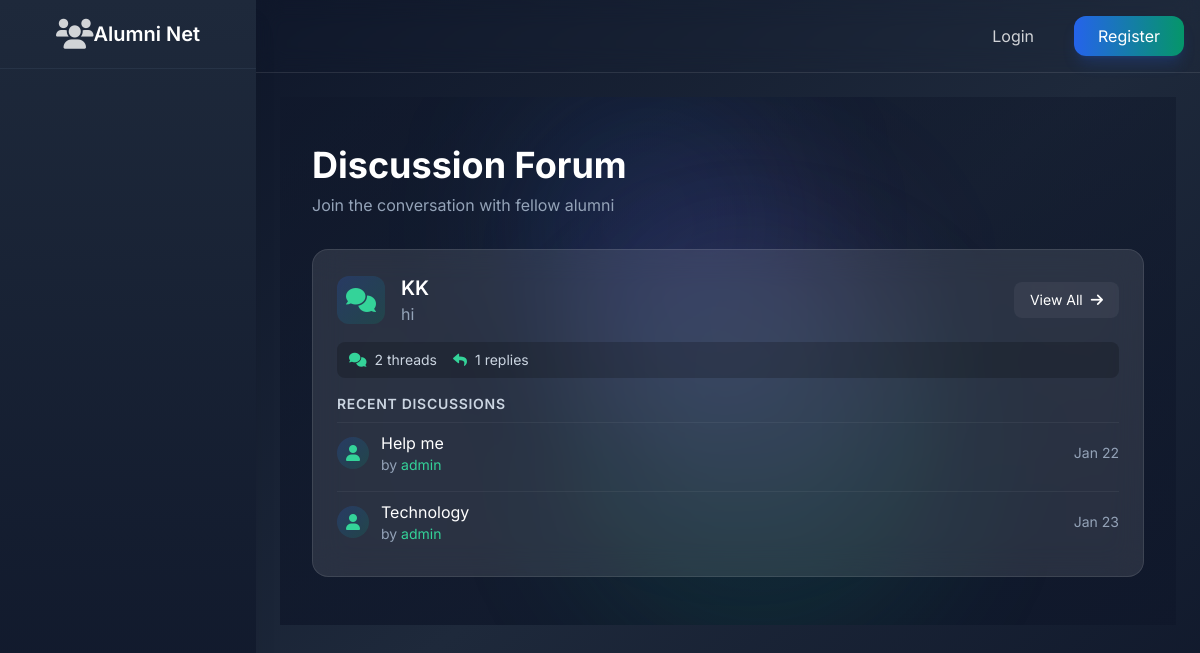
The app's page /forum/ with its own data.
### forum/models.py (models this page shows, shortened)
class Category(models.Model):
    name = models.CharField(max_length=100)
    description = models.TextField()
    created_at = models.DateTimeField(auto_now_add=True)
    class Meta:
        verbose_name_plural = "Categories"

class Thread(models.Model):
    title = models.CharField(max_length=200)
    content = models.TextField()
    category = models.ForeignKey(Category, on_delete=models.CASCADE, related_name='threads')
    author = models.ForeignKey(settings.AUTH_USER_MODEL, on_delete=models.CASCADE)
    created_at = models.DateTimeField(auto_now_add=True)
    updated_at = models.DateTimeField(auto_now=True)
    is_pinned = models.BooleanField(default=False)
    is_locked = models.BooleanField(default=False)
    views = models.PositiveIntegerField(default=0)

### users/models.py (models this page shows, shortened)
class User(AbstractUser):
    USER_TYPES = (
        ('admin', 'Admin'),
        ('alumni', 'Alumni'),
        ('student', 'Student'),
    )
    INDUSTRY_CHOICES = (
        ('it', 'Information Technology'),
        ('finance', 'Finance'),
        ('healthcare', 'Healthcare'),
        ('education', 'Education'),
        ('manufacturing', 'Manufacturing'),
        ('retail', 'Retail'),
        ('consulting', 'Consulting'),
        ('marketing', 'Marketing'),
        ('other', 'Other')
    )
    AVAILABILITY_CHOICES = (
        ('available', 'Available for Mentorship'),
        ('limited', 'Limited Availability'),
        ('unavailable', 'Not Available'),
    )
    user_type = models.CharField(max_length=10, choices=USER_TYPES, default='student')
    profile_picture = models.ImageField(upload_to='profile_pics/', null=True, blank=True)
    bio = models.TextField(max_length=500, blank=True)
    graduation_year = models.IntegerField(null=True, blank=True)
    current_job_title = models.CharField(max_length=100, blank=True)
    current_company = models.CharField(max_length=100, blank=True)
    industry = models.CharField(max_length=20, choices=INDUSTRY_CHOICES, blank=True)
    years_of_experience = models.PositiveIntegerField(default=0)
    skills = models.TextField(help_text="Enter skills separated by commas", blank=True)
    achievements = models.TextField(blank=True)
    certifications = models.TextField(help_text="Enter certifications separated by commas", blank=True)
    linkedin_profile = models.URLField(max_length=200, blank=True)
    portfolio_link = models.URLField(max_length=200, blank=True)
    mentorship_availability = models.CharField(
        max_length=20,
        choices=AVAILABILITY_CHOICES,
        blank=True
    )
    email_verified = models.BooleanField(default=False)

### forum/views.py (the view)
# urls.py: path('', views.category_list, name='category_list'),
def category_list(request):
    categories = Category.objects.annotate(
        thread_count=Count('threads'),
        reply_count=Count('threads__replies')
    )
    return render(request, 'forum/category_list.html', {'categories': categories})

### messaging/context_processors.py (called while the page is built, shortened)
def unread_message_count(request):
    return {'unread_message_count': 0}

### notifications/context_processors.py (called while the page is built)
def notification_count(request):
    if request.user.is_authenticated:
        unread_count = request.user.notifications.filter(read=False).count()
        return {'unread_notification_count': unread_count}
    return {'unread_notification_count': 0}

### forum/templates/forum/category_list.html (shortened to what this page needs)
{% extends 'base.html' %}
{% block content %}
<div class="relative">
    <div class="absolute inset-0 bg-grid-slate-800/[0.1] bg-[size:60px_60px]"></div>
    <div class="absolute inset-0 bg-gradient-to-b from-slate-900/50 to-slate-900/80"></div>
    <div class="absolute inset-0 overflow-hidden">
        <div class="absolute -top-4 left-1/4 w-72 h-72 bg-blue-500/10 rounded-full blur-3xl"></div>
        <div class="absolute top-1/3 right-1/4 w-96 h-96 bg-emerald-500/10 rounded-full blur-3xl"></div>
        <div class="absolute bottom-1/4 left-1/3 w-80 h-80 bg-purple-500/10 rounded-full blur-3xl"></div>
    </div>
    <div class="relative max-w-7xl mx-auto px-4 sm:px-6 lg:px-8 py-8 md:py-12">
        <div class="flex flex-col md:flex-row md:justify-between md:items-center mb-6 md:mb-8">
            <div>
                <h1 class="text-3xl md:text-4xl font-bold text-white mb-2">Discussion Forum</h1>
                <p class="text-slate-400">Join the conversation with fellow alumni</p>
            </div>
        </div>
        <div class="space-y-4 md:space-y-6">
            {% for category in categories %}
                <div class="bg-white/10 backdrop-blur-lg rounded-xl md:rounded-2xl p-4 md:p-6 border border-white/10 hover:bg-white/[0.15] transition-all duration-300">
                    <div class="flex flex-col md:flex-row md:items-center gap-4">
                        <div class="w-10 h-10 md:w-12 md:h-12 flex-shrink-0 flex items-center justify-center rounded-xl bg-gradient-to-br from-blue-600/20 to-emerald-600/20">
                            <i class="fas fa-comments text-xl md:text-2xl text-emerald-400"></i>
                        </div>
                        <div class="flex-grow">
                            <h2 class="text-lg md:text-xl font-semibold text-white">
                                <a href="{% url 'forum:category_detail' category.id %}"
                                   class="hover:text-emerald-400 transition-colors duration-200">
                                    {{ category.name }}
                                </a>
                            </h2>
                            <p class="text-sm md:text-base text-slate-400">{{ category.description }}</p>
                        </div>
                        <div class="flex flex-wrap gap-2 md:gap-3">
                            <a href="{% url 'forum:category_detail' category.id %}"
                               class="inline-flex items-center px-3 py-1.5 md:px-4 md:py-2 bg-white/5 text-white text-sm rounded-lg hover:bg-white/10 transition-all duration-200">
                                View All
                                <i class="fas fa-arrow-right ml-2"></i>
                            </a>
                        </div>
                    </div>
                    <div class="flex flex-wrap gap-4 mt-4 px-3 py-2 bg-black/20 rounded-lg text-sm">
                        <div class="flex items-center text-slate-300">
                            <i class="fas fa-comments mr-2 text-emerald-400"></i>
                            <span>{{ category.thread_count }} threads</span>
                        </div>
                        <div class="flex items-center text-slate-300">
                            <i class="fas fa-reply mr-2 text-emerald-400"></i>
                            <span>{{ category.reply_count }} replies</span>
                        </div>
                    </div>
                    {% if category.threads.all %}
                        <div class="mt-4 space-y-2">
                            <h3 class="text-xs md:text-sm font-semibold text-slate-300 uppercase tracking-wider">Recent Discussions</h3>
                            {% for thread in category.threads.all|slice:":3" %}
                                <div class="flex items-center justify-between py-2 border-t border-white/5">
                                    <div class="flex items-center space-x-3">
                                        {% if thread.author.profile_picture %}
                                            <img src="{{ thread.author.profile_picture.url }}" alt="{{ thread.author.get_full_name|default:thread.author.username }}"
                                                 class="w-8 h-8 rounded-full object-cover">
                                        {% else %}
                                            <div class="w-8 h-8 rounded-full bg-gradient-to-br from-blue-600/20 to-emerald-600/20 flex items-center justify-center">
                                                <i class="fas fa-user text-emerald-400"></i>
                                            </div>
                                        {% endif %}
                                        <div>
                                            <a href="{% url 'forum:thread_detail' thread.id %}" class="text-white hover:text-emerald-400 transition-colors duration-200">
                                                {{ thread.title }}
                                            </a>
                                            <div class="text-sm text-slate-400">
                                                by <a href="{% url 'users:user_profile' thread.author.id %}" class="text-emerald-400 hover:text-emerald-300 transition-colors duration-200">
                                                    {{ thread.author.get_full_name|default:thread.author.username }}
                                                </a>
                                            </div>
                                        </div>
                                    </div>
                                    <span class="text-sm text-slate-400">{{ thread.created_at|date:"M d" }}</span>
                                </div>
                            {% endfor %}
                        </div>
                    {% endif %}
                </div>
            {% endfor %}
        </div>
    </div>
</div>
{% endblock %}

### records on screen
Category: name "KK", description "hi", thread_count "2", reply_count "1"
Thread: title "Help me", author.get_full_name "admin", created_at "Jan 22"
Thread: title "Technology", author.get_full_name "admin", created_at "Jan 23"
